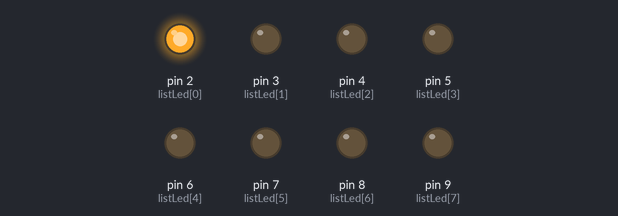
A sketch run on a simulated Arduino Uno, built with avr-gcc and run on an emulated ATmega328P. Shown: output pins drawn as LEDs (lit = HIGH).

Above: at 0.2 s.
At 1.2 s:
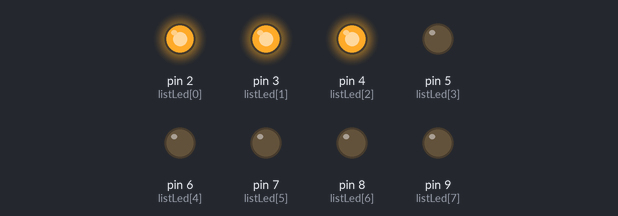
At 2.2 s:
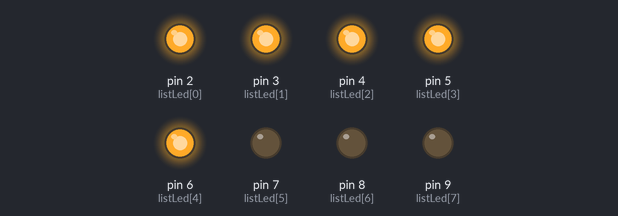
At 4.7 s:
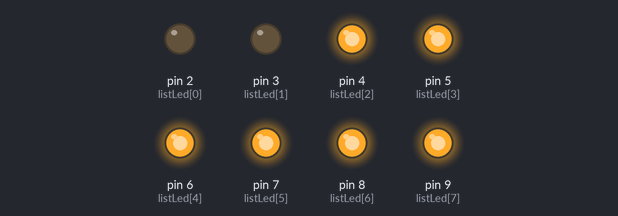
At 7.2 s:
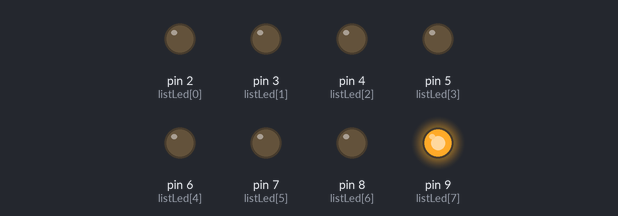
At 9.7 s:
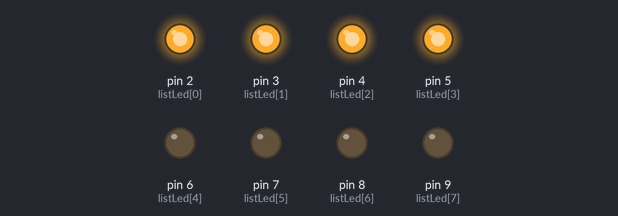
Timing chart, 0 to 10.4 s (numbered marks = the images above):
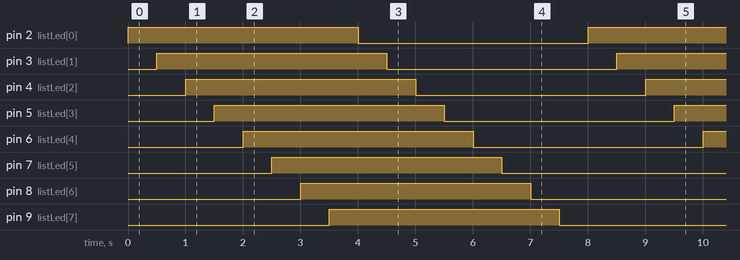

The sketch:

listOfLed.ino
```cpp
byte listLed[] = {2,3,4,5,6,7,8,9};
byte countLed;

void setup(){
  countLed = sizeof(listLed);
  for(int i = 0; i < countLed; i++){
    pinMode(listLed[i], OUTPUT);
    digitalWrite(listLed[i],LOW);
  }
}

void loop(){

  for(int i = 0;i < countLed; i++){
    digitalWrite(listLed[i], HIGH);
    delay(500);
  }

   for(int i = 0; i < countLed; i++){
    digitalWrite(listLed[i], LOW);
    delay(500);
  }
}
```

Measured:
- by itself, pin 2 (listLed[0]), pin 3 (listLed[1]), pin 4 (listLed[2]), pin 5 (listLed[3]), pin 6 (listLed[4]), pin 7 (listLed[5]), pin 8 (listLed[6]), pin 9 (listLed[7]): alternates HIGH for 4.0 s and LOW for 4.0 s
- by itself, everything shown: repeats every 8.0 s, in 16 steps
